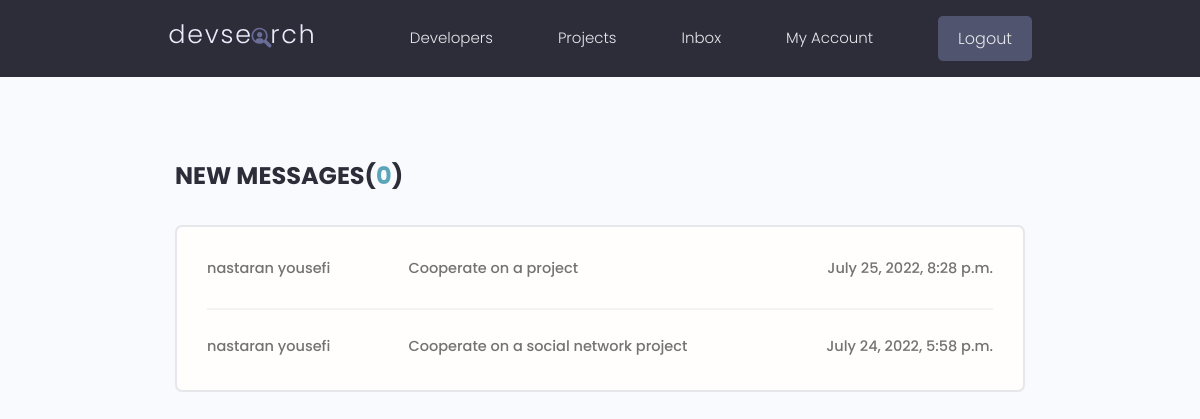
Screenshot of /inbox/ (signed in) with the database file from the repository.
### users/models.py (models this page shows, shortened)
class Message(models.Model):
    sender = models.ForeignKey(Profile, on_delete=models.SET_NULL, null=True, blank=True)
    recipient = models.ForeignKey(Profile, on_delete=models.SET_NULL, null=True, blank=False, related_name='messages')
    name = models.CharField(max_length=200, null=True, blank=True)
    email = models.EmailField(max_length=250, null=True, blank=True)
    subject = models.CharField(max_length=500, null=True, blank=True)
    body = models.TextField(blank=False, null=False)
    is_read = models.BooleanField(default=False, null=True)
    created = models.DateTimeField(auto_now_add=True)
    id = models.UUIDField(default=uuid.uuid4, unique=True, editable=False, primary_key=True)
    class Meta:
        ordering = ['is_read', '-created']

class Profile(models.Model):
    user = models.OneToOneField(User, on_delete=models.CASCADE, null=True, blank=True)
    name = models.CharField(max_length=250, null=True, blank=True)
    username = models.CharField(max_length=250, null=True, blank=True)
    email = models.EmailField(max_length=500, blank=True, null=True)
    short_intro = models.CharField(max_length=200, blank=True, null=True)
    bio = models.TextField(blank=True, null=True)
    location = models.CharField(max_length=200, blank=True, null=True)
    profile_image = models.ImageField(blank=True, null=True, upload_to='profiles/',
                         default='profiles/user-default.png')
    social_github = models.CharField(max_length=500, blank=True, null=True)
    social_linkedin = models.CharField(max_length=500, blank=True, null=True)
    social_website = models.CharField(max_length=500, blank=True, null=True)
    social_twitter = models.CharField(max_length=500, blank=True, null=True)
    created = models.DateTimeField(auto_now_add=True)
    id = models.UUIDField(default=uuid.uuid4, unique=True, editable=False, primary_key=True)

### users/views.py (the view)
# urls.py: path('inbox/', views.inbox_view, name='inbox'),
@login_required(login_url='login')
def inbox_view(request):
    profile = request.user.profile
    read_messages = profile.messages.exclude(is_read=False)
    unread_messages = profile.messages.filter(is_read=False)
    unread_messages_count = unread_messages.count()
    context = {
        'read_messages' : read_messages,
        'unread_messages' : unread_messages,
        'unread_messages_count' : unread_messages_count
    }
    return render(request, 'users/inbox.html', context)

### users/templates/users/inbox.html (shortened to what this page needs)
{% extends 'main.html' %}
{% block content %}
  <main class="inbox my-xl">
    <div class="content-box">
      <h3 class="inbox__title">New Messages(<span>{{ unread_messages_count }}</span>)</h3>
      <ul class="messages">
        {% for r_message in read_messages %}
            <li class="message">
              <a href="{% url 'message' r_message.pk %}">
                  {% if r_message.sender %}
                    <span class="message__author">{{ r_message.sender.name }}</span>
                  {% elif r_message.name is not None %}
                    <span class="message__author">{{ r_message.name }}</span>
                  {% endif %}
                <span class="message__subject">{{ r_message.subject }}</span>
                <span class="message__date">{{ r_message.created }}</span>
              </a>
            </li>
        {% endfor %}
      </ul>
    </div>
  </main>
{% endblock %}

### static/styles/app.css (style rules this page uses)
:root { --color-sub: #2d2d39; }
.content-box { width: 95%; max-width: 85rem; margin: 0 auto; }
.inbox { height: 90vh; }
.inbox__title, .inbox__title span { font-size: 2.4rem; font-weight: 700; color: var(--color-sub); text-transform: uppercase; text-align: left; margin-bottom: 3rem; }
.inbox__title span { color: var(--color-main); }
.messages { list-style: none; background: var(--color-white); padding: 0.5rem 3rem; border: 2px solid var(--color-light); border-radius: 0.7rem; }
.message { padding: 2.5rem 0; }
.message > a span { font-size: 1.45rem; font-weight: 500; }
.message:not(:last-child) { border-bottom: 2px solid var(--color-white-light); }
.message > a { display: flex; gap: 1rem; }
.message__author, .message__date { flex-basis: 25%; }
.message__subject { flex-basis: 50%; }
.message__date { text-align: right; }

### static/uikit/styles/modules/_variables.css (style rules this page uses)
:root { --color-main: #5aa5b9; --color-main-light: #e6faff; --color-sub: #3f4156; --color-sub-light: #51546e; --color-sub-lighter: #ededfd; --color-text: #737373; --color-gray: #8b8b8b; --color-light: #e5e7eb; --color-light-gray: #767676; --color-bg: #f8fafd; --color-white: #fffefd; --color-white-light: #f3f3f3; --color-success: #359e64; --color-success-bg: #def8e8; --color-error: #fc4b0b; --color-error-bg: #fff2ee; --font-base: 'Poppins', arial, helvetica, 'Segoe UI', roboto, ubuntu, sans-serif; --font-monospace: 'Fira Code', 'Courier New', courier, monospace; --font-regular: 300; --font-medium: 500; --font-bold: 700; --generic-shadow: 1px 1px 5px #00000010; --generic-transition: all 0.3s ease-in-out; }

### static/uikit/styles/modules/_base.css (style rules this page uses)
* { margin: 0; padding: 0; box-sizing: border-box; text-rendering: optimizeLegibility; color: inherit; font-size: inherit; }
html { font-size: 50%; }
@media only screen and (min-width: 480px) { html { font-size: 56.25%; } }
@media only screen and (min-width: 1200px) { html { font-size: 62.5%; } }
body { line-height: 1.6; font-weight: 400; font-size: 1.5rem; color: var(--color-text); background-color: var(--color-bg); min-height: 100vh; }

### static/uikit/styles/modules/_typography.css (style rules this page uses)
* { font-family: var(--font-base); }
h3 { font-size: 3.2rem; font-weight: var(--font-medium); }
p, span, strong { font-size: 1.6rem; color: var(--color-text); font-weight: var(--font-regular); }
a { padding-bottom: 2px; text-decoration: none; display: inline-block; color: var(--color-main); font-weight: var(--font-medium); }

### static/uikit/styles/modules/_utilities.css (style rules this page uses)
.my-xl { margin: 8rem auto; }

### rows the page displays
Message: sender.name "nastaran yousefi", subject "Cooperate on a project", created "July 25, 2022, 8:28 p.m."
Message: sender.name "nastaran yousefi", subject "Cooperate on a social network project", created "July 24, 2022, 5:58 p.m."

### other values shown
{{ unread_messages_count }} "0"
